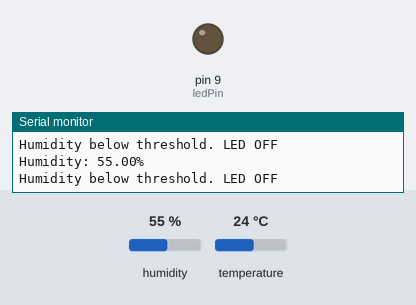
Simulated run of this sketch. Board: Arduino Uno, built with avr-gcc and run on an emulated ATmega328P. On the bench: output pins drawn as LEDs (lit = HIGH), the last lines printed to the serial monitor. Inputs (shaded band) come from the test bench; at power-on: humidity 55 %, temperature 24 °C.

Above: at 2.8 s.
2.9 s: humidity set to 59 %
5.6 s: humidity set to 62 %
At 6.6 s:
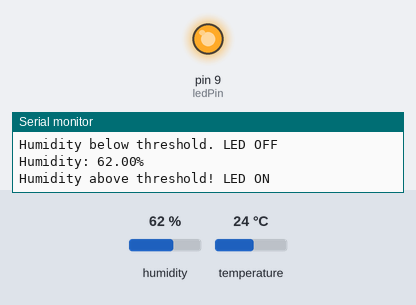
8.3 s: humidity set to 22 %
At 11.3 s:
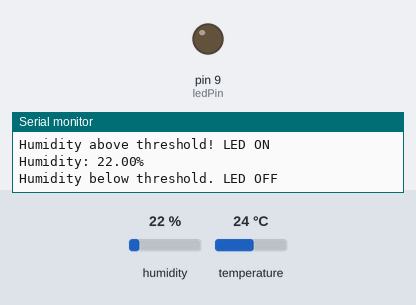
11.6 s: humidity set to 68 %
At 12.6 s:
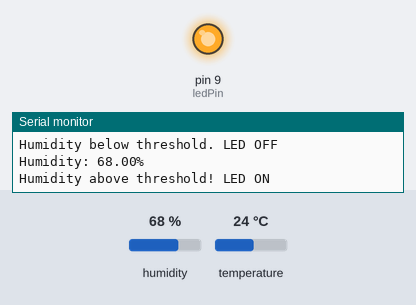
Timing chart, 0 to 14.6 s (numbered marks = the images above; inputs shaded):
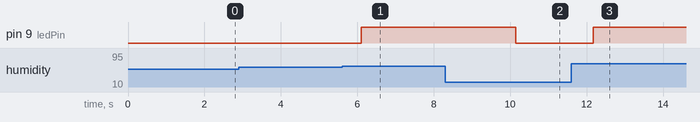

Measured:
- the behaviour switches between 60 and 61 % on humidity (found by bisection; images 0 and 1)
- after the input at 5.6 s, pin 9 (ledPin): LOW → HIGH after 0.50 s
- after the input at 8.3 s, pin 9 (ledPin): HIGH → LOW after 1.8 s
- after the input at 11.6 s, pin 9 (ledPin): LOW → HIGH after 0.57 s

The sketch:

Humdity_sensor.ino
```cpp
#include <DHT.h>

// Define pin and type for the DHT sensor
#define DHTPIN 2       // Data pin connected to digital pin 2
#define DHTTYPE DHT11  // Use DHT11 or DHT22 depending on your sensor

DHT dht(DHTPIN, DHTTYPE); // Initialize DHT sensor

const int ledPin = 9;      // LED connected to digital pin 9
const int humidityThreshold = 60; // Humidity threshold (in %)

void setup() {
  pinMode(ledPin, OUTPUT); // Set LED pin as output
  Serial.begin(9600);      // Initialize Serial Monitor
  dht.begin();             // Start DHT sensor
  Serial.println("Humidity Monitoring System Initialized");
}

void loop() {
  // Read humidity value
  float humidity = dht.readHumidity();

  // Check if the reading is valid
  if (isnan(humidity)) {
    Serial.println("Failed to read from DHT sensor!");
    return;
  }

  // Debugging: Print humidity value
  Serial.print("Humidity: ");
  Serial.print(humidity);
  Serial.println("%");

  // Check humidity threshold
  if (humidity > humidityThreshold) {
    digitalWrite(ledPin, HIGH); // Turn ON LED
    Serial.println("Humidity above threshold! LED ON");
  } else {
    digitalWrite(ledPin, LOW);  // Turn OFF LED
    Serial.println("Humidity below threshold. LED OFF");
  }

  delay(2000); // Wait for 2 seconds before the next reading
}
```
